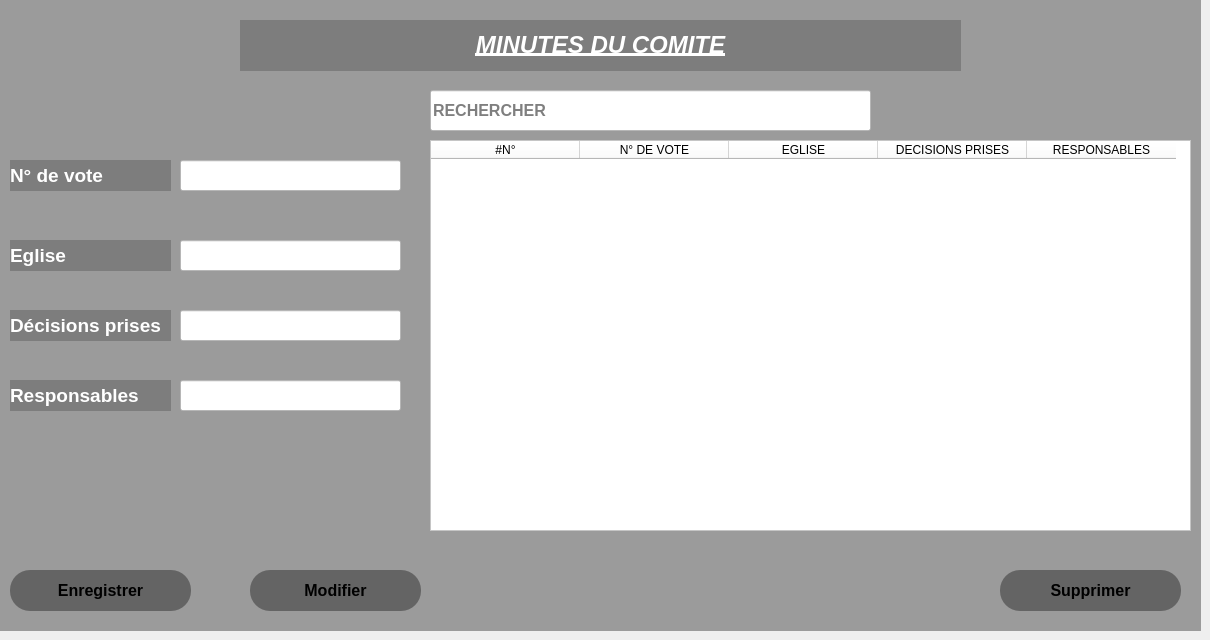
     <widget class="QWidget" name="tab_12">
      <attribute name="title">
       <string>MINUTES DU COMITE</string>
      </attribute>
      <widget class="QWidget" name="widget_4" native="true">
       <property name="geometry">
        <rect>
         <x>0</x>
         <y>0</y>
         <width>1201</width>
         <height>631</height>
        </rect>
       </property>
       <property name="styleSheet">
        <string notr="true">background-color:rgba(0,0,0,90);</string>
       </property>
       <widget class="QPushButton" name="Enregistrer_min_comite">
        <property name="geometry">
         <rect>
          <x>10</x>
          <y>570</y>
          <width>181</width>
          <height>41</height>
         </rect>
        </property>
        <property name="font">
         <font>
          <pointsize>12</pointsize>
          <weight>75</weight>
          <bold>true</bold>
         </font>
        </property>
        <property name="styleSheet">
         <string notr="true">QPushButton#Enregistrer_min_comite{
    background: qlineargradient(x1: 0, y1: 0, x2: 0, y2: 1,
        stop: 0 #55AAFF,
        stop: 1 #FFFFFF);
    border: none;
    border-radius: 20px;
    colo r: white;
}

QPushButton#Enregistrer_min_comite:hover {
    background: qlineargradient(x1: 0, y1: 0, x2: 0, y2: 1,
        stop: 0 #55AAFF, /* Bleu clair pour le hover */
        stop: 1 #0077CC); /* Bleu un peu plus foncé pour le hover */
    color: black;
}

QPushButton#Enregistrer_min_comite:pressed {
    background: qlineargradient(x1: 0, y1: 0, x2: 0, y2: 1,
        stop: 0 #3399FF, /* Bleu clair pour le pressed */
        stop: 1 #0033AA); /* Bleu un peu plus foncé pour le pressed */
    color: green;
}
</string>
        </property>
        <property name="text">
         <string>Enregistrer</string>
        </property>
       </widget>
       <widget class="QLabel" name="label_74">
        <property name="geometry">
         <rect>
          <x>240</x>
          <y>20</y>
          <width>721</width>
          <height>51</height>
         </rect>
        </property>
        <property name="font">
         <font>
          <pointsize>11</pointsize>
          <weight>75</weight>
          <bold>true</bold>
          <underline>true</underline>
          <strikeout>false</strikeout>
          <stylestrategy>PreferAntialias</stylestrategy>
          <kerning>false</kerning>
         </font>
        </property>
        <property name="styleSheet">
         <string notr="true">color:white;
background-color:rgba(0,0,0,50);
</string>
        </property>
        <property name="text">
         <string>&lt;html&gt;&lt;head/&gt;&lt;body&gt;&lt;p align=&quot;center&quot;&gt;&lt;span style=&quot; font-size:18pt; font-style:italic;&quot;&gt;MINUTES DU COMITE&lt;/span&gt;&lt;/p&gt;&lt;/body&gt;&lt;/html&gt;</string>
        </property>
       </widget>
       <widget class="QPushButton" name="Modifier_min_comite">
        <property name="geometry">
         <rect>
          <x>250</x>
          <y>570</y>
          <width>171</width>
          <height>41</height>
         </rect>
        </property>
        <property name="font">
         <font>
          <pointsize>12</pointsize>
          <weight>75</weight>
          <bold>true</bold>
         </font>
        </property>
        <property name="styleSheet">
         <string notr="true">QPushButton#Modifier_min_comite{
    background: qlineargradient(x1: 0, y1: 0, x2: 0, y2: 1,
        stop: 0 #55AAFF,
        stop: 1 #FFFFFF);
    border: none;
    border-radius: 20px;
    colo r: white;
}

QPushButton#Modifier_min_comite:hover {
    background: qlineargradient(x1: 0, y1: 0, x2: 0, y2: 1,
        stop: 0 #55AAFF, /* Bleu clair pour le hover */
        stop: 1 #0077CC); /* Bleu un peu plus foncé pour le hover */
    color: black;
}

QPushButton#Modifier_min_comite:pressed {
    background: qlineargradient(x1: 0, y1: 0, x2: 0, y2: 1,
        stop: 0 #3399FF, /* Bleu clair pour le pressed */
        stop: 1 #0033AA); /* Bleu un peu plus foncé pour le pressed */
    color: green;
}
</string>
        </property>
        <property name="text">
         <string>Modifier</string>
        </property>
       </widget>
       <widget class="QPushButton" name="Supprimer_min_comite">
        <property name="geometry">
         <rect>
          <x>1000</x>
          <y>570</y>
          <width>181</width>
          <height>41</height>
         </rect>
        </property>
        <property name="font">
         <font>
          <pointsize>12</pointsize>
          <weight>75</weight>
          <bold>true</bold>
         </font>
        </property>
        <property name="styleSheet">
         <string notr="true">QPushButton#Supprimer_min_comite{
    background: qlineargradient(x1: 0, y1: 0, x2: 0, y2: 1,
        stop: 0 #55AAFF,
        stop: 1 #FFFFFF);
    border: none;
    border-radius: 20px;
    colo r: white;
}

QPushButton#Supprimer_min_comite:hover {
    background: qlineargradient(x1: 0, y1: 0, x2: 0, y2: 1,
        stop: 0 #55AAFF, /* Bleu clair pour le hover */
        stop: 1 #0077CC); /* Bleu un peu plus foncé pour le hover */
    color: black;
}

QPushButton#Supprimer_min_comite:pressed {
    background: qlineargradient(x1: 0, y1: 0, x2: 0, y2: 1,
        stop: 0 #3399FF, /* Bleu clair pour le pressed */
        stop: 1 #0033AA); /* Bleu un peu plus foncé pour le pressed */
    color: green;
}
</string>
        </property>
        <property name="text">
         <string>Supprimer</string>
        </property>
       </widget>
      </widget>
      <widget class="QLineEdit" name="lineEdit_62">
       <property name="geometry">
        <rect>
         <x>180</x>
         <y>160</y>
         <width>221</width>
         <height>31</height>
        </rect>
       </property>
       <property name="styleSheet">
        <string notr="true">background-color:#ffffff;</string>
       </property>
      </widget>
      <widget class="QLineEdit" name="lineEdit_63">
       <property name="geometry">
        <rect>
         <x>430</x>
         <y>90</y>
         <width>441</width>
         <height>41</height>
        </rect>
       </property>
       <property name="font">
        <font>
         <pointsize>12</pointsize>
         <weight>75</weight>
         <bold>true</bold>
        </font>
       </property>
       <property name="styleSheet">
        <string notr="true">background-color:#ffffff;</string>
       </property>
       <property name="placeholderText">
        <string>RECHERCHER</string>
       </property>
      </widget>
      <widget class="QTableWidget" name="tableWidget_13">
       <property name="geometry">
        <rect>
         <x>430</x>
         <y>140</y>
         <width>761</width>
         <height>391</height>
        </rect>
       </property>
       <property name="styleSheet">
        <string notr="true">background-color:#ffffff;</string>
       </property>
       <property name="columnCount">
        <number>5</number>
       </property>
       <attribute name="horizontalHeaderMinimumSectionSize">
        <number>50</number>
       </attribute>
       <attribute name="horizontalHeaderDefaultSectionSize">
        <number>149</number>
       </attribute>
       <attribute name="verticalHeaderDefaultSectionSize">
        <number>31</number>
       </attribute>
       <column>
        <property name="text">
         <string>#N°</string>
        </property>
       </column>
       <column>
        <property name="text">
         <string>N° DE VOTE</string>
        </property>
       </column>
       <column>
        <property name="text">
         <string>EGLISE</string>
        </property>
       </column>
       <column>
        <property name="text">
         <string>DECISIONS PRISES</string>
        </property>
       </column>
       <column>
        <property name="text">
         <string>RESPONSABLES</string>
        </property>
       </column>
      </widget>
      <widget class="QLineEdit" name="lineEdit_64">
       <property name="geometry">
        <rect>
         <x>180</x>
         <y>240</y>
         <width>221</width>
         <height>31</height>
        </rect>
       </property>
       <property name="styleSheet">
        <string notr="true">background-color:#ffffff;</string>
       </property>
      </widget>
      <widget class="QLabel" name="label_87">
       <property name="geometry">
        <rect>
         <x>10</x>
         <y>310</y>
         <width>161</width>
         <height>31</height>
        </rect>
       </property>
       <property name="font">
        <font>
         <pointsize>14</pointsize>
         <weight>75</weight>
         <bold>true</bold>
        </font>
       </property>
       <property name="styleSheet">
        <string notr="true">color:white;
background-color:rgba(0,0,0,50);</string>
       </property>
       <property name="text">
        <string>Décisions prises</string>
       </property>
      </widget>
      <widget class="QLabel" name="label_88">
       <property name="geometry">
        <rect>
         <x>10</x>
         <y>240</y>
         <width>161</width>
         <height>31</height>
        </rect>
       </property>
       <property name="font">
        <font>
         <pointsize>14</pointsize>
         <weight>75</weight>
         <bold>true</bold>
        </font>
       </property>
       <property name="styleSheet">
        <string notr="true">color:white;
background-color:rgba(0,0,0,50);</string>
       </property>
       <property name="text">
        <string>Eglise</string>
       </property>
      </widget>
      <widget class="QLabel" name="label_89">
       <property name="geometry">
        <rect>
         <x>10</x>
         <y>380</y>
         <width>161</width>
         <height>31</height>
        </rect>
       </property>
       <property name="font">
        <font>
         <pointsize>14</pointsize>
         <weight>75</weight>
         <bold>true</bold>
        </font>
       </property>
       <property name="styleSheet">
        <string notr="true">color:white;
background-color:rgba(0,0,0,50);</string>
       </property>
       <property name="text">
        <string>Responsables</string>
       </property>
      </widget>
      <widget class="QLineEdit" name="lineEdit_65">
       <property name="geometry">
        <rect>
         <x>180</x>
         <y>380</y>
         <width>221</width>
         <height>31</height>
        </rect>
       </property>
       <property name="styleSheet">
        <string notr="true">background-color:#ffffff;</string>
       </property>
      </widget>
      <widget class="QLabel" name="label_90">
       <property name="geometry">
        <rect>
         <x>10</x>
         <y>160</y>
         <width>161</width>
         <height>31</height>
        </rect>
       </property>
       <property name="font">
        <font>
         <pointsize>14</pointsize>
         <weight>75</weight>
         <bold>true</bold>
        </font>
       </property>
       <property name="styleSheet">
        <string notr="true">color:white;
background-color:rgba(0,0,0,50);</string>
       </property>
       <property name="text">
        <string>N° de vote</string>
       </property>
      </widget>
      <widget class="QLineEdit" name="lineEdit_66">
       <property name="geometry">
        <rect>
         <x>180</x>
         <y>310</y>
         <width>221</width>
         <height>31</height>
        </rect>
       </property>
       <property name="styleSheet">
        <string notr="true">background-color:#ffffff;</string>
       </property>
      </widget>
     </widget>
